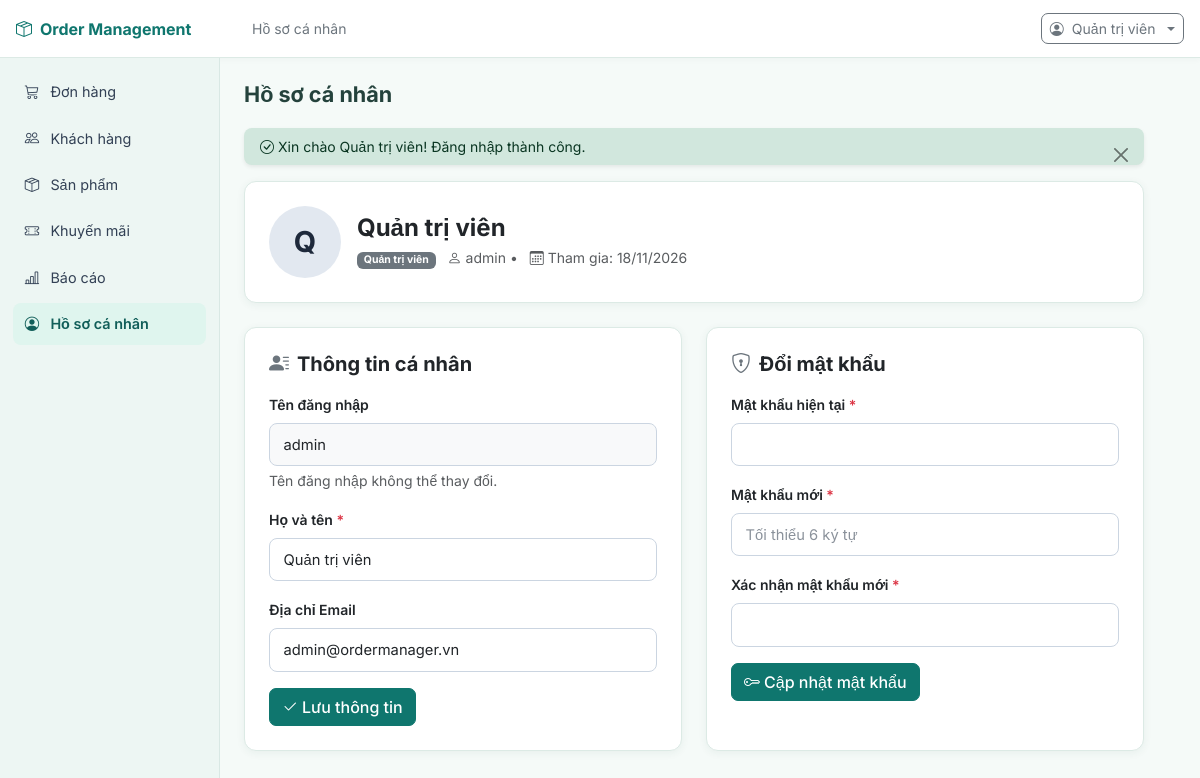
The app's page /profile.php (signed in) with its own data.
### tables this page shows
CREATE TABLE `users` (
    `id` INT(11) NOT NULL AUTO_INCREMENT COMMENT 'Mã người dùng (khóa chính)',
    `username` VARCHAR(50) NOT NULL COMMENT 'Tên đăng nhập',
    `password` VARCHAR(255) NOT NULL COMMENT 'Mật khẩu đã băm (Bcrypt)',
    `name` VARCHAR(100) NOT NULL COMMENT 'Họ và tên',
    `email` VARCHAR(100) NULL COMMENT 'Email',
    `role` VARCHAR(20) NOT NULL DEFAULT 'admin' COMMENT 'Vai trò (admin / staff / customer)',
    `customer_id` INT(11) NULL DEFAULT NULL,
    `created_at` DATETIME NOT NULL DEFAULT CURRENT_TIMESTAMP COMMENT 'Ngày tạo',
    `updated_at` DATETIME NOT NULL DEFAULT CURRENT_TIMESTAMP ON UPDATE CURRENT_TIMESTAMP COMMENT 'Ngày cập nhật',
    PRIMARY KEY (`id`),
    UNIQUE KEY `idx_users_username` (`username`),
    UNIQUE KEY `idx_users_customer` (`customer_id`)
);

### config/auth.php (called while the page is built, shortened)
<?php
function canManageOrders(): bool
{
    return in_array($_SESSION['user']['role'] ?? '', ['admin', 'staff'], true);
}

### profile.php (the view, shortened to what this page needs)
<?php
require_once __DIR__ . '/config/auth.php';
$pdo = getDBConnection();
$userId = (int)$_SESSION['user_id'];
$successMsg = $_SESSION['success'] ?? null;
$stmt = $pdo->prepare("SELECT id, username, name, email, role, created_at, updated_at FROM users WHERE id = :id LIMIT 1");
$stmt->execute([':id' => $userId]);
$currentUser = $stmt->fetch();
?>
<!DOCTYPE html>
<html lang="vi">
<head>
    <link href="https://cdn.jsdelivr.net/npm/bootstrap@5.3.3/dist/css/bootstrap.min.css" rel="stylesheet">
    <link href="https://cdn.jsdelivr.net/npm/bootstrap-icons@1.11.3/font/bootstrap-icons.min.css" rel="stylesheet">
    <link rel="stylesheet" href="assets/forms.css?v=20261108-teal">
    <link rel="stylesheet" href="assets/orders-layout.css?v=20261108-teal">
</head>
<body>
<?php
$activePage = 'profile';
require __DIR__ . '/includes/orders-navigation.php';
?>
<main class="orders-main">
    <div class="orders-page-heading"><h1>Hồ sơ cá nhân</h1></div>
    <div style="max-width: 900px;">
    <?php if ($successMsg): ?>
    <div class="alert alert-success alert-dismissible fade show rounded-3 py-2 px-3 small border-0 shadow-sm" role="alert">
        <i class="bi bi-check-circle me-1"></i><?= htmlspecialchars($successMsg, ENT_QUOTES, 'UTF-8') ?>
        <button type="button" class="btn-close" data-bs-dismiss="alert"></button>
    </div>
    <?php endif; ?>
    <div class="card card-custom p-4 mb-4">
        <div class="d-flex align-items-center gap-3 flex-wrap">
            <div class="avatar-box">
                <?= strtoupper(mb_substr($currentUser['name'] ?? $currentUser['username'], 0, 1, 'UTF-8')) ?>
            </div>
            <div>
                <h4 class="fw-bold mb-1"><?= htmlspecialchars($currentUser['name'], ENT_QUOTES, 'UTF-8') ?></h4>
                <div class="text-muted small">
                    <span class="badge bg-secondary me-2"><?= ['admin' => 'Quản trị viên', 'staff' => 'Nhân viên', 'customer' => 'Khách hàng'][$currentUser['role']] ?></span>
                    <i class="bi bi-person me-1"></i><?= htmlspecialchars($currentUser['username'], ENT_QUOTES, 'UTF-8') ?> &bull;
                    <i class="bi bi-calendar3 ms-2 me-1"></i>Tham gia: <?= date('d/m/Y', strtotime($currentUser['created_at'])) ?>
                </div>
            </div>
        </div>
    </div>
    <div class="row g-4">
        <div class="col-md-6">
            <div class="card card-custom p-4 h-100">
                <h5 class="fw-bold mb-3"><i class="bi bi-person-lines-fill me-2 text-secondary"></i>Thông tin cá nhân</h5>
                <form method="POST" action="profile.php">
                    <div class="mb-3">
                        <label class="form-label small fw-semibold">Tên đăng nhập</label>
                        <input type="text" class="form-control bg-light" value="<?= htmlspecialchars($currentUser['username'], ENT_QUOTES, 'UTF-8') ?>" readonly disabled>
                        <div class="form-text small">Tên đăng nhập không thể thay đổi.</div>
                    </div>
                    <div class="mb-3">
                        <label for="name" class="form-label small fw-semibold">Họ và tên <span class="text-danger">*</span></label>
                        <input type="text" class="form-control" id="name" name="name" value="<?= htmlspecialchars($currentUser['name'], ENT_QUOTES, 'UTF-8') ?>" required>
                    </div>
                    <div class="mb-3">
                        <label for="email" class="form-label small fw-semibold">Địa chỉ Email</label>
                        <input type="email" class="form-control" id="email" name="email" value="<?= htmlspecialchars($currentUser['email'] ?? '', ENT_QUOTES, 'UTF-8') ?>" placeholder="name@example.com">
                    </div>
                    <button type="submit" class="btn btn-dark-custom">
                        <i class="bi bi-check2 me-1"></i>Lưu thông tin
                    </button>
                </form>
            </div>
        </div>
        <div class="col-md-6">
            <div class="card card-custom p-4 h-100">
                <h5 class="fw-bold mb-3"><i class="bi bi-shield-lock me-2 text-secondary"></i>Đổi mật khẩu</h5>
                <form method="POST" action="profile.php">
                    <div class="mb-3">
                        <label for="current_password" class="form-label small fw-semibold">Mật khẩu hiện tại <span class="text-danger">*</span></label>
                        <input type="password" class="form-control" id="current_password" name="current_password" required>
                    </div>
                    <div class="mb-3">
                        <label for="new_password" class="form-label small fw-semibold">Mật khẩu mới <span class="text-danger">*</span></label>
                        <input type="password" class="form-control" id="new_password" name="new_password" placeholder="Tối thiểu 6 ký tự" required>
                    </div>
                    <div class="mb-3">
                        <label for="confirm_password" class="form-label small fw-semibold">Xác nhận mật khẩu mới <span class="text-danger">*</span></label>
                        <input type="password" class="form-control" id="confirm_password" name="confirm_password" required>
                    </div>
                    <button type="submit" class="btn btn-dark-custom">
                        <i class="bi bi-key me-1"></i>Cập nhật mật khẩu
                    </button>
                </form>
            </div>
        </div>
    </div>
    </div>
</main>
</div>
</body>
</html>

### includes/orders-navigation.php (shortened to what this page needs)
<?php
$navigationTitles = [
    'orders' => 'Danh sách đơn hàng',
    'customers' => 'Khách hàng',
    'products' => 'Sản phẩm',
    'promotions' => 'Khuyến mãi',
    'reports' => 'Báo cáo',
    'profile' => 'Hồ sơ cá nhân',
];
?>
<header class="orders-topbar">
    <a href="<?= canManageOrders() ? 'index.php' : 'customer.php' ?>" class="orders-brand"><i class="bi bi-box-seam me-2"></i>Order Management</a>
    <span class="d-none d-lg-block small text-secondary"><?= $navigationTitles[$activePage] ?></span>
    <div class="ms-auto">
        <div class="dropdown">
            <button class="btn btn-sm btn-outline-secondary dropdown-toggle d-flex align-items-center gap-2" type="button" data-bs-toggle="dropdown">
                <span class="bi bi-person-circle"></span>
                <span><?= htmlspecialchars($currentUser['name'] ?? 'Tài khoản', ENT_QUOTES, 'UTF-8') ?></span>
            </button>
        </div>
    </div>
</header>
<div class="orders-layout">
    <aside class="offcanvas-lg offcanvas-start orders-sidebar" tabindex="-1" id="orders-sidebar" aria-labelledby="orders-sidebar-title">
        <nav class="orders-nav" aria-label="Điều hướng quản lý">
            <a href="<?= canManageOrders() ? 'index.php' : 'customer.php' ?>" <?= $activePage === 'orders' ? 'class="orders-nav-current" aria-current="page"' : '' ?>><i class="bi bi-cart3"></i>Đơn hàng</a>
            <?php if (canManageOrders()): ?>
            <a href="customers.php" <?= $activePage === 'customers' ? 'class="orders-nav-current" aria-current="page"' : '' ?>><i class="bi bi-people"></i>Khách hàng</a>
            <a href="products.php" <?= $activePage === 'products' ? 'class="orders-nav-current" aria-current="page"' : '' ?>><i class="bi bi-box-seam"></i>Sản phẩm</a>
            <a href="voucher-create.php" <?= $activePage === 'promotions' ? 'class="orders-nav-current" aria-current="page"' : '' ?>><i class="bi bi-ticket-perforated"></i>Khuyến mãi</a>
            <a href="reports.php" <?= $activePage === 'reports' ? 'class="orders-nav-current" aria-current="page"' : '' ?>><i class="bi bi-bar-chart-line"></i>Báo cáo</a>
            <?php endif; ?>
            <a href="profile.php" <?= $activePage === 'profile' ? 'class="orders-nav-current" aria-current="page"' : '' ?>><i class="bi bi-person-circle"></i>Hồ sơ cá nhân</a>
        </nav>
    </aside>

### assets/forms.css (style rules this page uses)
.form-control::placeholder { color: #8b929b; opacity: 1; }

### assets/orders-layout.css (style rules this page uses)
.orders-topbar { display: flex; align-items: center; gap: 1rem; min-height: 58px; padding: .65rem 1rem; border-bottom: 1px solid #d9e8e4; background: #fff; }
.orders-brand { color: #0f766e; font-weight: 700; text-decoration: none; }
.orders-layout { min-height: calc(100vh - 58px); }
.orders-main { min-width: 0; padding: clamp(1rem, 2vw, 2rem); }
.orders-sidebar { --bs-offcanvas-width: 240px; background: #edf6f3 !important; }
.orders-nav { display: grid; gap: .25rem; padding: .8rem; }
.orders-nav a { display: flex; align-items: center; gap: .7rem; padding: .65rem .75rem; border-radius: .5rem; color: #334155; font-size: .9rem; text-decoration: none; }
.orders-nav .orders-nav-current { background: #fff; color: #173d37; font-weight: 600; box-shadow: 0 1px 2px #173d3712; }
.orders-page-heading { display: flex; align-items: center; justify-content: space-between; flex-wrap: wrap; gap: 1rem; margin-bottom: 1.25rem; }
.orders-page-heading h1 { margin: 0; font-size: 1.35rem; font-weight: 700; }
@media (min-width: 992px) { .orders-layout { display: grid; grid-template-columns: 220px minmax(0, 1fr); } }
@media (min-width: 992px) { .orders-sidebar { border-right: 1px solid #d9e8e4; } }
@media (min-width: 992px) { .orders-topbar { display: grid; grid-template-columns: 220px 1fr auto; } }
.orders-topbar, .card, .card-custom, .modal-content { border-color: #dceae5; }
body { --bs-primary: #0f766e; --bs-primary-rgb: 15, 118, 110; --bs-link-color: #0f766e; --bs-link-hover-color: #115e59; background-color: #f5faf8; color: #24423c; }
.card, .card-custom, .modal-content { border-radius: 12px; }
.card-custom { box-shadow: 0 2px 8px #1a4b4010; }
.btn { border-radius: 7px; }
.orders-topbar { box-shadow: 0 2px 6px #1a4b4008; }
.orders-nav .orders-nav-current { background: #dff5ee; color: #115e59; box-shadow: none; }
.orders-nav a { transition: background-color .15s ease; }
body .btn-dark-custom, .order-form-page .btn-submit { background-color: #0f766e; border-color: #0f766e; color: #fff; }

### profile.php (style rules this page uses)
body { font-family: 'Inter', sans-serif; background-color: #f8fafc; color: #1e293b; }
.card-custom { background: #ffffff; border: 1px solid #e2e8f0; border-radius: 10px; box-shadow: 0 1px 3px rgba(0, 0, 0, 0.04); }
.form-control { border-radius: 8px; border: 1px solid #cbd5e1; padding: 0.6rem 0.85rem; font-size: 0.92rem; }
.avatar-box { width: 72px; height: 72px; background: #e2e8f0; color: #1e293b; font-weight: 700; font-size: 1.8rem; border-radius: 50%; display: inline-flex; align-items: center; justify-content: center; }
.btn-dark-custom { background-color: #1e293b; border-color: #1e293b; color: #ffffff; border-radius: 8px; font-weight: 500; }

### records on screen
users: name "Quản trị viên", name "Q", role "Quản trị viên", username "admin", created_at "18/11/2026", email "admin@ordermanager.vn"

### other values on screen
$navigationTitles[$activePage] "Hồ sơ cá nhân"
$successMsg "Xin chào Quản trị viên! Đăng nhập thành công."
